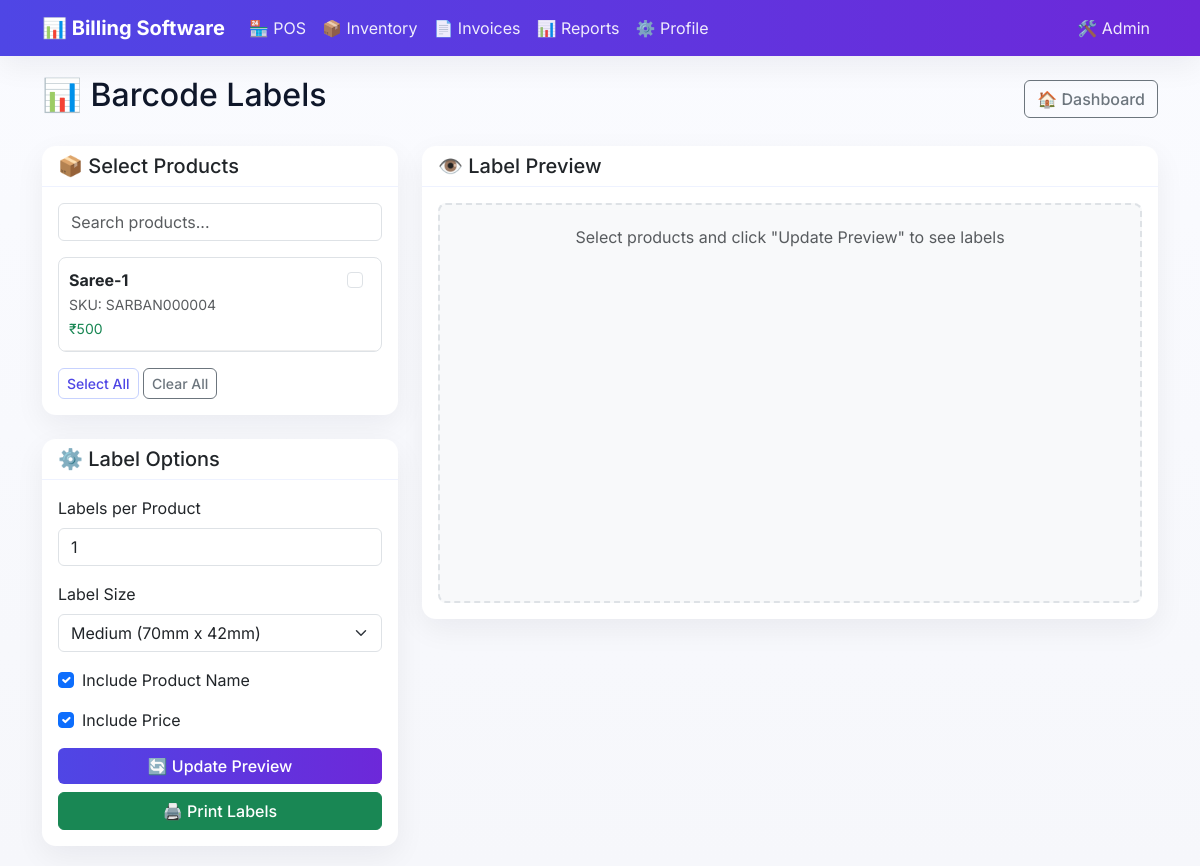
/inventory/barcode/labels/ (signed in), run on the app's committed database.
### inventory/models.py (models this page shows, shortened)
class Product(models.Model):
    name = models.CharField(max_length=200)
    collection = models.ForeignKey('Collection', on_delete=models.SET_NULL, blank=True, null=True, related_name='products')
    sku = models.CharField(max_length=50, unique=True, blank=True, null=True, help_text="Stock Keeping Unit")
    barcode_value = models.CharField(max_length=100, unique=True, blank=True, null=True)
    price_incl_tax = models.DecimalField(
        max_digits=10,
        decimal_places=0,
        validators=[MinValueValidator(Decimal('1'))],
        help_text="Price including tax"
    )
    tax_rate = models.DecimalField(max_digits=5, decimal_places=2, default=5.00, help_text="Tax rate percentage")
    cost_price = models.DecimalField(
        max_digits=10,
        decimal_places=0,
        validators=[MinValueValidator(Decimal('0'))],
        default=0,
        help_text="Cost price per unit"
    )
    track_stock = models.BooleanField(default=True, help_text="Whether to track stock for this product")
    stock_quantity = models.DecimalField(
        max_digits=10,
        decimal_places=0,
        default=0,
        help_text="Current stock quantity"
    )
    hsn = models.CharField(max_length=20, blank=True, null=True, help_text="HSN/SAC Code")
    unit = models.CharField(max_length=20, default="pcs", help_text="Unit of measurement")
    description = models.TextField(blank=True, null=True)
    created_at = models.DateTimeField(auto_now_add=True)
    updated_at = models.DateTimeField(auto_now=True)
    class Meta:
        ordering = ['name']
        verbose_name = "Product"
        verbose_name_plural = "Products"

### inventory/views.py (the view)
# urls.py: path('barcode/labels/', views.barcode_labels, name='barcode_labels'),
def barcode_labels(request):
    if not request.session.get('inventory_authenticated'):
        return redirect('inventory:inventory_login')
    products = Product.objects.exclude(barcode_value__isnull=True).exclude(barcode_value='').order_by('name')
    templates = BarcodeLabel.objects.all()
    context = {
        'products': products,
        'templates': templates,
        'page_title': 'Barcode Labels'
    }
    return render(request, 'inventory/barcode_labels.html', context)

### templates/inventory/barcode_labels.html (shortened to what this page needs)
{% extends 'base.html' %}
{% block content %}
<div class="d-flex justify-content-between align-items-center mb-4">
    <h2>📊 Barcode Labels</h2>
    <div class="no-print">
        <a href="{% url 'inventory:inventory_dashboard' %}" class="btn btn-outline-secondary">🏠 Dashboard</a>
    </div>
</div>
<div class="row">
    <div class="col-lg-4">
        <div class="card mb-4">
            <div class="card-header">
                <h5 class="mb-0">📦 Select Products</h5>
            </div>
            <div class="card-body">
                <div class="mb-3">
                    <input type="text" class="form-control" id="productSearch"
                           placeholder="Search products..." onkeyup="filterProducts()">
                </div>
                <div class="product-selector" id="productList">
                    {% for product in products %}
                    <div class="product-item" data-id="{{ product.id }}" onclick="toggleProduct(this)">
                        <div class="d-flex justify-content-between align-items-start">
                            <div class="flex-grow-1">
                                <strong>{{ product.name }}</strong><br>
                                <small class="text-muted">SKU: {{ product.sku }}</small><br>
                                <small class="text-success">₹{{ product.price_incl_tax }}</small>
                            </div>
                            <div class="form-check">
                                <input class="form-check-input" type="checkbox"
                                       id="product_{{ product.id }}"
                                       data-name="{{ product.name }}"
                                       data-sku="{{ product.sku }}"
                                       data-barcode="{{ product.barcode_value }}"
                                       data-price="{{ product.price_incl_tax }}">
                            </div>
                        </div>
                    </div>
                    {% empty %}
                    <div class="text-center py-4">
                        <i class="fas fa-barcode fa-2x text-muted mb-2"></i>
                        <p class="text-muted">No products with barcodes found</p>
                        <a href="{% url 'inventory:product_add' %}" class="btn btn-sm btn-primary">Add Products</a>
                    </div>
                    {% endfor %}
                </div>
                <div class="mt-3">
                    <button class="btn btn-outline-primary btn-sm" onclick="selectAll()">Select All</button>
                    <button class="btn btn-outline-secondary btn-sm" onclick="clearAll()">Clear All</button>
                </div>
            </div>
        </div>
        <div class="card no-print">
            <div class="card-header">
                <h5 class="mb-0">⚙️ Label Options</h5>
            </div>
            <div class="card-body">
                <div class="mb-3">
                    <label class="form-label">Labels per Product</label>
                    <input type="number" class="form-control" id="labelsPerProduct"
                           value="1" min="1" max="10" onchange="updatePreview()">
                </div>
                <div class="mb-3">
                    <label class="form-label">Label Size</label>
                    <select class="form-select" id="labelSize" onchange="updatePreview()">
                        <option value="medium" selected>Medium (70mm x 42mm)</option>
                    </select>
                </div>
                <div class="mb-3">
                    <div class="form-check">
                        <input class="form-check-input" type="checkbox" id="includeProductName"
                               checked onchange="updatePreview()">
                        <label class="form-check-label" for="includeProductName">
                            Include Product Name
                        </label>
                    </div>
                </div>
                <div class="mb-3">
                    <div class="form-check">
                        <input class="form-check-input" type="checkbox" id="includePrice"
                               checked onchange="updatePreview()">
                        <label class="form-check-label" for="includePrice">
                            Include Price
                        </label>
                    </div>
                </div>
                <div class="d-grid gap-2">
                    <button class="btn btn-primary" onclick="updatePreview()">
                        🔄 Update Preview
                    </button>
                    <button class="btn btn-success" onclick="window.print()">
                        🖨️ Print Labels
                    </button>
                </div>
            </div>
        </div>
    </div>
    <div class="col-lg-8">
        <div class="card">
            <div class="card-header">
                <h5 class="mb-0">👁️ Label Preview</h5>
            </div>
            <div class="card-body">
                <div class="label-preview">
                    <div id="labelContainer">
                        <div class="text-center text-muted">
                            <p>Select products and click "Update Preview" to see labels</p>
                        </div>
                    </div>
                </div>
            </div>
        </div>
    </div>
</div>
{% endblock %}

### templates/base.html (style rules this page uses)
:root { --primary-color: #4f46e5; --secondary-color: #64748b; --success-color: #16a34a; --warning-color: #f59e0b; --danger-color: #ef4444; --light-bg: #f6f7fb; --card-bg: #ffffff; --text-color: #0f172a; --muted-color: #64748b; --ring: rgba(79, 70, 229, .25); --shadow: 0 10px 30px rgba(15,23,42,0.06); --shadow-hover: 0 18px 40px rgba(15,23,42,0.10); }
body { font-family: 'Inter', 'Segoe UI', Tahoma, Geneva, Verdana, sans-serif; background: linear-gradient(180deg, #fafbff 0%, #f6f7fb 100%); color: var(--text-color); -webkit-font-smoothing: antialiased; -moz-osx-font-smoothing: grayscale; }
.card { border: none; background: var(--card-bg); box-shadow: var(--shadow); border-radius: 14px; transition: transform .15s ease, box-shadow .15s ease; }
.card-header { background: transparent; border-bottom: 1px solid #eef2ff; }
.btn { border-radius: 6px; font-weight: 500; transition: transform .08s ease, box-shadow .15s ease; }
.btn-primary, .bg-primary { background: linear-gradient(90deg, var(--primary-color), #6d28d9) !important; border: none; }
.btn-outline-primary { color: var(--primary-color); border-color: #c7d2fe; }

### templates/inventory/barcode_labels.html (style rules this page uses)
.product-selector { max-height: 400px; overflow-y: auto; border: 1px solid #dee2e6; border-radius: 8px; }
.product-item { padding: 10px; border-bottom: 1px solid #eee; cursor: pointer; transition: background-color 0.2s; }
.label-preview { border: 2px dashed #dee2e6; border-radius: 8px; padding: 20px; background: #f8f9fa; min-height: 400px; }

### data on the page
Product: name "Saree-1", sku "SARBAN000004", price_incl_tax "500"
